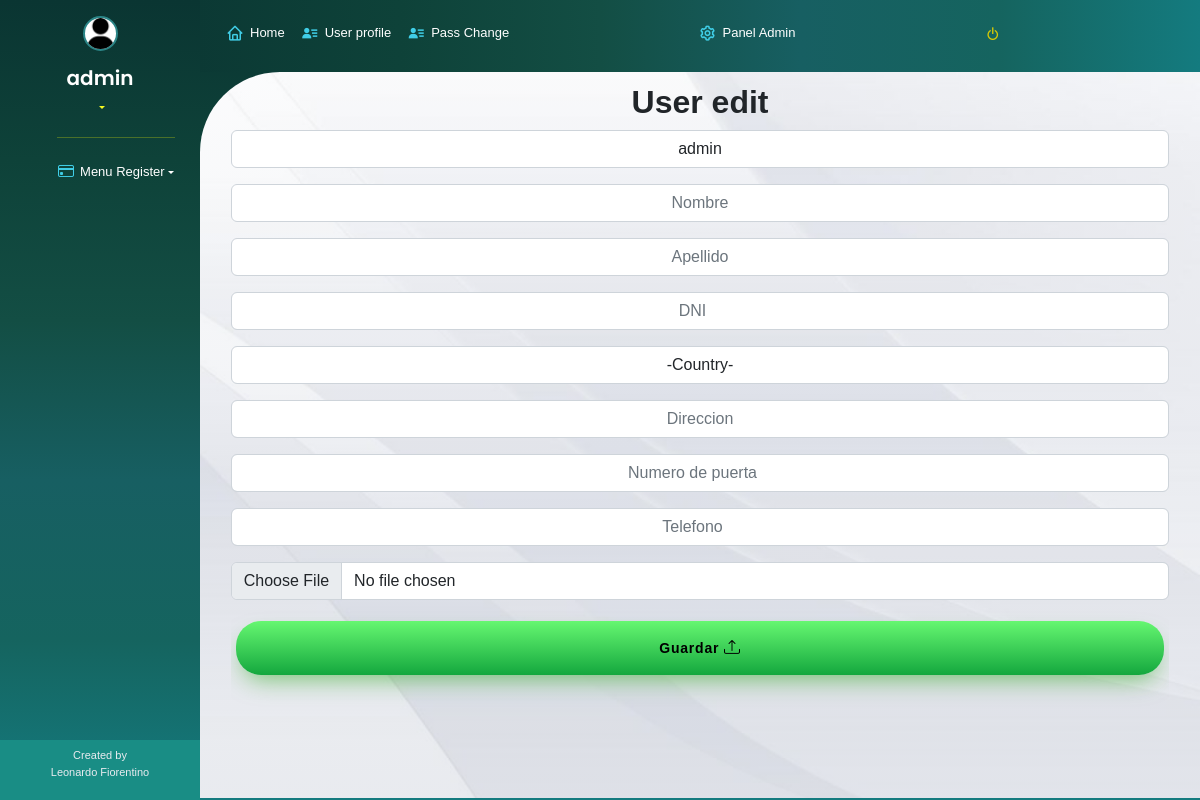
/user_edit/2/ (signed in), run on the app's committed database.
### DB/models.py (models this page shows, shortened)
class Users(AbstractUser):
    email = models.EmailField(unique=True)
    address = models.CharField(max_length=50, blank=True, null=True)
    number_address = models.PositiveIntegerField(blank=True, null=True)
    country = CountryField(max_length=50, blank=True, null=True)
    phone_number = models.PositiveIntegerField(blank=True, null=True)
    dni = models.PositiveIntegerField(blank=True, null=True)
    image_user = models.ImageField(upload_to='user/', null=True, blank=True)
    class Meta:
        verbose_name = "Usuario"
        verbose_name_plural = "Usuarios"

### User_create/views.py (the view, shortened to what this page needs)
# urls.py: path('user_edit/<int:pk>/', UserEdit.as_view(), name='user_edit'),
class UserEdit(LoginRequiredMixin, UpdateView):
    model = Users
    form_class = UserEditForm
    template_name = 'useredit.html'
    def dispatch(self, request, *args, **kwargs):
        self.object = self.get_object()
        if self.object.username != request.user.username:
            return redirect('index')
        return super().dispatch(request, *args, **kwargs)
    def get_context_data(self, **kwargs):
        context = super().get_context_data(**kwargs)
        context['title'] = 'User edit'
        return context

### templates/View/useredit.html (shortened to what this page needs)
{% extends 'body.html' %}
{% block content %}
<div id="title-form">
    <h2 class="fw-bolder">{{title}}</h2>
</div>
<div id="div-form">
    <form id="Form-form" method="POST" enctype="multipart/form-data" onsubmit="return submitForm(this);">
        {% for field in form.visible_fields %}
        <div class="form-group">
            {{ field }}
        </div>
        {% endfor %}
        <div class="d-grid">
            <button class="button-confirm" id="submitButton" type="submit"><a>Guardar </a><i
                    class="bi bi-upload"></i></button>
        </div>
    </form>
</div>
{% endblock %}

### templates/Base/menu_profile.html
{% load static %}
<div class="profile">
    <img src="{% static 'img/generic-user.png' %}" alt="" class="img-fluid rounded-circle"
        style="background-color: white">
    <h1 class="text-light"><a href="#">{{ request.user.username}}</a></h1>
</div>

### static/css/body.css (style rules this page uses)
* { box-sizing: border-box; margin: 0; padding: 0; }
html { height: 100%; }
body { font-family: "Public Sans", sans-serif; font-size: 1.2rem; min-height: 100%; background: linear-gradient(180deg, #0a3532 0%, #0e4239 20%, #134e44 40%, #175f62 60%, #15645f 80%, #147b7f 100%, #198d85 100%, #fff 100%); }
#mheader .profile img { margin: 10px auto; display: flex; width: 35px; border: 2px solid #2A8587; list-style: none; }
#mheader .profile h1 { font-size: 20px; margin: 5px; padding: 5px; font-weight: 600; -moz-text-align-last: center; text-align-last: center; font-family: "Poppins", sans-serif; list-style: none; }
#mheader .profile h1 a, #mheader .profile h1 a:hover { color: #fff; text-decoration: none; list-style: none; }
.body-container { display: grid; grid-template-areas: "navbar" "main" "sidebar" "footer"; }
@media (min-width: 900px) { .body-container { grid-template: "sidebar navbar" 9vh "sidebar main" 82vh "footer main" 9vh / 200px auto; } }

### static/css/button.css (style rules this page uses)
.button-confirm { background: linear-gradient(0deg, rgba(20, 167, 62, 1) 0%, rgba(102, 247, 113, 1) 100%); border: none; border-radius: 25px; box-shadow: 0 0.7em 1.5em -0.5em #23a71498; margin: 5px; letter-spacing: 0.05em; align-items: center; font-family: inherit; font-size: 16px; padding: 15px 15px 15px 15px; }
.button-confirm>a { text-decoration: none; font-family: Arial, Helvetica, sans-serif; color: black; font-weight: bold; font-size: 14px; }

### data on the page
Users: user.username "admin", visible_fields "admin" "-Country-"

### other printed values
{{ title }} "User edit"
